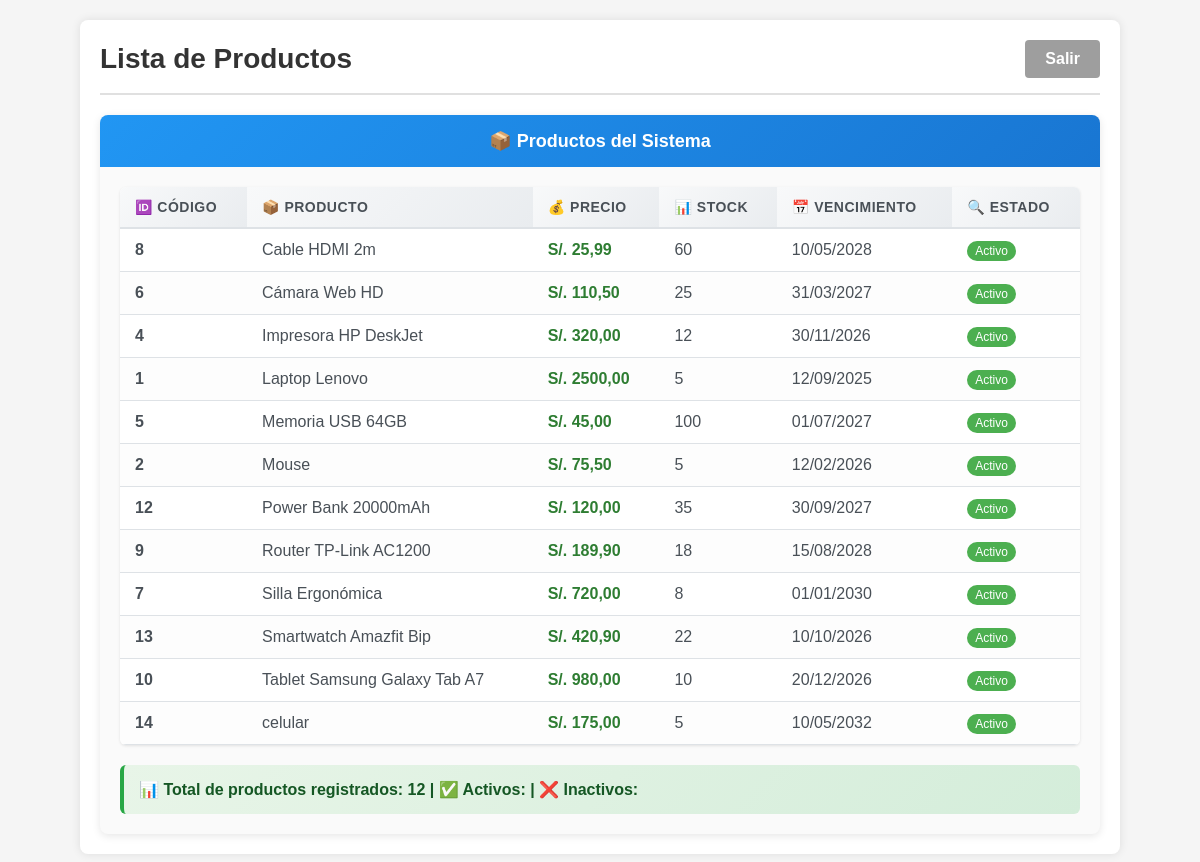
The page /productos/ (signed in) on the database its author committed.
### venta/models.py (models this page shows, shortened)
class Producto(models.Model):
    id_producto = models.AutoField(primary_key=True, verbose_name="Código")
    nom_prod = models.CharField(max_length=50, verbose_name="Nombre del Producto")
    des_prod = models.TextField(max_length=500, verbose_name="Descripción", blank=True)
    precio = models.DecimalField(
        max_digits=10,
        decimal_places=2,
        verbose_name="Precio Unitario",
        validators=[MinValueValidator(0.01)]
    )
    cantidad = models.PositiveIntegerField(verbose_name="Stock", default=0)
    estado = models.BooleanField(default=True, verbose_name="Activo?")
    fec_vencimiento = models.DateField(
        verbose_name="Fecha de Vencimiento",
        null=True,
        blank=True
    )
    fec_reg = models.DateTimeField(auto_now_add=True, verbose_name="Fecha de Registro")
    class Meta:
        verbose_name = "Producto"
        verbose_name_plural = "Productos"
        ordering = ['nom_prod']

### venta/views.py (the view)
# urls.py: path('productos/', consulta_productos, name='lista_productos'),
@login_required
@permission_required('venta.view_producto', raise_exception=True)
def consulta_productos(request):
    if not (request.user.is_superuser or
            request.user.groups.filter(name='grp_producto').exists() or
            request.user.has_perm('venta.view_producto')):
        return HttpResponseForbidden('No tiene permisos para ingresar aquí')
    productos = Producto.objects.filter(estado=True).order_by('nom_prod')
    context = {
        'productos': productos,
        'titulo': 'Lista de Productos',
        'mensaje': 'Listado de productos activos'
    }
    return render(request, 'venta/productos/lista_productos.html', context)

### venta/templates/venta/productos/lista_productos.html (shortened to what this page needs)
<!DOCTYPE html>
<html lang="es">
<head>
</head>
<body>
    <div class="container">
        <div class="header-section">
            <h1>{{ titulo }}</h1>
            <a href="/" class="btn-exit">Salir</a>
        </div>
        <div class="table-container">
            <div class="table-header">
                <h2>📦 Productos del Sistema</h2>
            </div>
            <div class="table-content">
                <table>
                    <thead>
                        <tr>
                            <th>🆔 Código</th>
                            <th>📦 Producto</th>
                            <th>💰 Precio</th>
                            <th>📊 Stock</th>
                            <th>📅 Vencimiento</th>
                            <th>🔍 Estado</th>
                        </tr>
                    </thead>
                    <tbody>
                        {% for producto in productos %}
                        <tr>
                            <td><strong>{{ producto.id_producto }}</strong></td>
                            <td>{{ producto.nom_prod }}</td>
                            <td class="price-cell">S/. {{ producto.precio }}</td>
                            <td>{{ producto.cantidad }}</td>
                            <td>{% if producto.fec_vencimiento %}{{ producto.fec_vencimiento|date:"d/m/Y" }}{% else %}--{% endif %}</td>
                            <td>
                                {% if producto.estado %}
                                    <span class="badge-active">Activo</span>
                                {% else %}
                                    <span class="badge-inactive">Inactivo</span>
                                {% endif %}
                            </td>
                        </tr>
                        {% empty %}
                        <tr>
                            <td colspan="6" class="empty-state">
                                📭 No hay productos registrados en el sistema
                            </td>
                        </tr>
                        {% endfor %}
                    </tbody>
                </table>
                {% if productos %}
                <div class="stats-section">
                    <p class="stats-text">
                        📊 Total de productos registrados: {{ productos|length }} |
                        ✅ Activos: {{ productos_activos }} |
                        ❌ Inactivos: {{ productos_inactivos }}
                    </p>
                </div>
                {% endif %}
            </div>
        </div>
    </div>
</body>
</html>

### venta/templates/venta/productos/lista_productos.html (style rules this page uses)
body { font-family: Arial, sans-serif; margin: 20px; background-color: #f5f5f5; }
.container { max-width: 1000px; margin: 0 auto; background: white; padding: 20px; border-radius: 8px; box-shadow: 0 0 10px rgba(0,0,0,0.1); }
.header-section { display: flex; justify-content: space-between; align-items: center; margin-bottom: 20px; padding-bottom: 15px; border-bottom: 2px solid #e0e0e0; }
.header-section h1 { margin: 0; color: #333; font-size: 28px; }
.btn-exit { background-color: #9E9E9E; color: white; padding: 10px 20px; border: none; border-radius: 4px; cursor: pointer; font-weight: bold; text-decoration: none; display: inline-block; }
.table-container { background: #fafafa; border-radius: 8px; overflow: hidden; box-shadow: 0 2px 8px rgba(0,0,0,0.1); }
.table-header { background: linear-gradient(135deg, #2196F3, #1976D2); color: white; padding: 15px 20px; text-align: center; }
.table-header h2 { margin: 0; font-size: 18px; font-weight: 600; }
.table-content { padding: 20px; }
table { border-collapse: collapse; width: 100%; background: white; border-radius: 6px; overflow: hidden; box-shadow: 0 1px 3px rgba(0,0,0,0.1); }
th { background: linear-gradient(135deg, #f8f9fa, #e9ecef); color: #495057; font-weight: bold; padding: 12px 15px; text-align: left; border-bottom: 2px solid #dee2e6; font-size: 14px; text-transform: uppercase; letter-spacing: 0.5px; }
td { padding: 12px 15px; border-bottom: 1px solid #dee2e6; color: #495057; transition: background-color 0.2s ease; }
tr:nth-child(even) { background-color: #fdfdfd; }
.stats-section { margin-top: 20px; padding: 15px; background: linear-gradient(135deg, #e8f5e8, #d4edda); border-radius: 6px; border-left: 4px solid #28a745; }
.stats-text { margin: 0; color: #155724; font-weight: 600; }
.badge-active { background-color: #4CAF50; color: white; padding: 3px 8px; border-radius: 10px; font-size: 12px; }
.price-cell { font-weight: bold; color: #2e7d32; }

### rows shown on the page
Producto: id_producto "8", nom_prod "Cable HDMI 2m", precio "25,99", cantidad "60", fec_vencimiento "10/05/2028", estado "Activo"
Producto: id_producto "6", nom_prod "Cámara Web HD", precio "110,50", cantidad "25", fec_vencimiento "31/03/2027", estado "Activo"
Producto: id_producto "4", nom_prod "Impresora HP DeskJet", precio "320,00", cantidad "12", fec_vencimiento "30/11/2026", estado "Activo"
Producto: id_producto "1", nom_prod "Laptop Lenovo", precio "2500,00", cantidad "5", fec_vencimiento "12/09/2025", estado "Activo"
Producto: id_producto "5", nom_prod "Memoria USB 64GB", precio "45,00", cantidad "100", fec_vencimiento "01/07/2027", estado "Activo"
Producto: id_producto "2", nom_prod "Mouse", precio "75,50", cantidad "5", fec_vencimiento "12/02/2026", estado "Activo"
Producto: id_producto "12", nom_prod "Power Bank 20000mAh", precio "120,00", cantidad "35", fec_vencimiento "30/09/2027", estado "Activo"
Producto: id_producto "9", nom_prod "Router TP-Link AC1200", precio "189,90", cantidad "18", fec_vencimiento "15/08/2028", estado "Activo"
Producto: id_producto "7", nom_prod "Silla Ergonómica", precio "720,00", cantidad "8", fec_vencimiento "01/01/2030", estado "Activo"
Producto: id_producto "13", nom_prod "Smartwatch Amazfit Bip", precio "420,90", cantidad "22", fec_vencimiento "10/10/2026", estado "Activo"
Producto: id_producto "10", nom_prod "Tablet Samsung Galaxy Tab A7", precio "980,00", cantidad "10", fec_vencimiento "20/12/2026", estado "Activo"
Producto: id_producto "14", nom_prod "celular", precio "175,00", cantidad "5", fec_vencimiento "10/05/2032", estado "Activo"

### other values the page prints
{{ titulo }} "Lista de Productos"
{{ productos|length }} "12"
